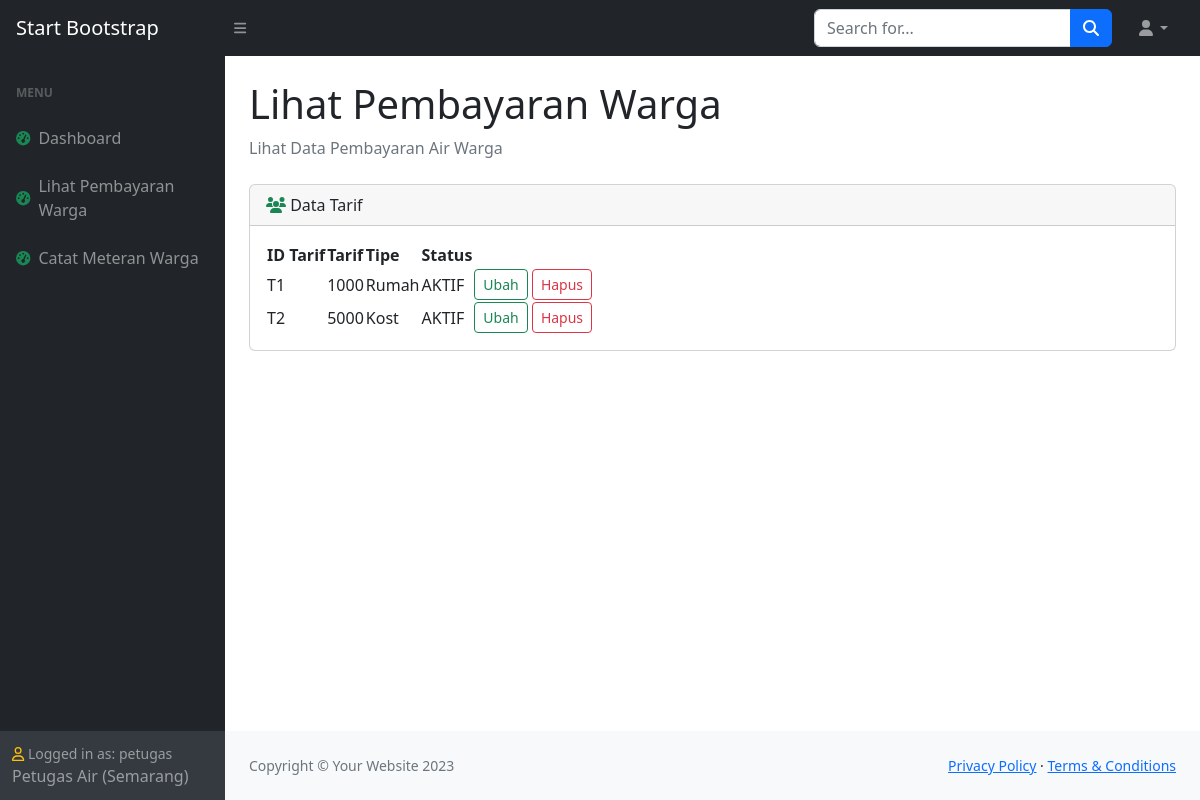
The page /login/index.php?p=pembayaran_warga (signed in) on the database its author committed.
### tables this page shows
CREATE TABLE `user` (
  `username` varchar(100) NOT NULL,
  `password` varchar(100) NOT NULL,
  `nama` varchar(200) NOT NULL,
  `alamat` text NOT NULL,
  `kota` varchar(50) NOT NULL,
  `telp` varchar(100) NOT NULL,
  `level` varchar(50) NOT NULL,
  `tipe` varchar(10) NOT NULL,
  `status` varchar(15) NOT NULL
);

CREATE TABLE `tarif` (
  `kd_tarif` char(3) NOT NULL,
  `tarif` mediumint(9) NOT NULL,
  `tipe` varchar(10) NOT NULL,
  `status` varchar(20) NOT NULL
);

### assets/func.php (called while the page is built, shortened)
<?php
class klas_air {
    function koneksi() {
        $koneksi=mysqli_connect("localhost", "user_air", "#Us3r_A1r_2025#", "air");
        return $koneksi;
    }
    function dt_user($sesi_user) {
        $q = mysqli_query($this->koneksi(), "SELECT nama, kota, level FROM user WHERE username='$sesi_user'");
        $d = mysqli_fetch_row($q);
        return $d;
    }
}
?>

### login/index.php (the view, shortened to what this page needs)
<?php
include '../assets/func.php';
$air = new klas_air;
$koneksi = $air->koneksi();
$dt_user = $air->dt_user($_SESSION['user']);
$level = $dt_user[2];
?>
<!DOCTYPE html>
<html lang="en">
    <head>
        <link href="https://cdn.jsdelivr.net/npm/simple-datatables@7.1.2/dist/style.min.css" rel="stylesheet" />
        <link href="../css/styles.css" rel="stylesheet" />
    </head>
    <body class="sb-nav-fixed">
        <nav class="sb-topnav navbar navbar-expand navbar-dark bg-dark">
            <a class="navbar-brand ps-3" href="index.html">Start Bootstrap</a>
            <button class="btn btn-link btn-sm order-1 order-lg-0 me-4 me-lg-0" id="sidebarToggle" href="#!"><i class="fas fa-bars"></i></button>
            <form class="d-none d-md-inline-block form-inline ms-auto me-0 me-md-3 my-2 my-md-0">
                <div class="input-group">
                    <input class="form-control" type="text" placeholder="Search for..." aria-label="Search for..." aria-describedby="btnNavbarSearch" />
                    <button class="btn btn-primary" id="btnNavbarSearch" type="button"><i class="fas fa-search"></i></button>
                </div>
            </form>
            <ul class="navbar-nav ms-auto ms-md-0 me-3 me-lg-4">
                <li class="nav-item dropdown">
                    <a class="nav-link dropdown-toggle" id="navbarDropdown" href="#" role="button" data-bs-toggle="dropdown" aria-expanded="false"><i class="fas fa-user fa-fw"></i></a>
                </li>
            </ul>
        </nav>
        <div id="layoutSidenav">
            <div id="layoutSidenav_nav">
                <nav class="sb-sidenav accordion sb-sidenav-dark" id="sidenavAccordion">
                    <div class="sb-sidenav-menu">
                        <div class="nav">
                            <div class="sb-sidenav-menu-heading">Menu</div>
                            <a class="nav-link" href="index.php">
                                <div class="sb-nav-link-icon"><i class="fas fa-tachometer-alt fa-spin text-success"></i></div>
                                Dashboard
                            </a>
                            <?php
                            if($level=="admin") {
                            ?>
                                <a class="nav-link" href="index.php?p=user">
                                    <div class="sb-nav-link-icon"><i class="fas fa-tachometer-alt fa-spin text-success"></i></div>
                                    Manajemen User
                                </a>
                                <a class="nav-link" href="index.php?p=catat_meter">
                                    <div class="sb-nav-link-icon"><i class="fas fa-tachometer-alt fa-spin text-success"></i></div>
                                    Lihat Pemakaian Warga
                                </a>
                                <a class="nav-link" href="index.php?p=pembayaran_warga">
                                    <div class="sb-nav-link-icon"><i class="fas fa-tachometer-alt fa-spin text-success"></i></div>
                                    Pembayaran Warga
                                </a>
                                <?php
                            }
                            elseif($level=="petugas"){
                                ?>
                                    <a class="nav-link" href="index.php?p=pembayaran_warga">
                                        <div class="sb-nav-link-icon"><i class="fas fa-tachometer-alt fa-spin text-success"></i></div>
                                        Lihat Pembayaran Warga
                                    </a>
                                    <a class="nav-link" href="index.php?p=catat_meter">
                                        <div class="sb-nav-link-icon"><i class="fas fa-tachometer-alt fa-spin text-success"></i></div>
                                        Catat Meteran Warga
                                    </a>
                                    <?php
                            }
                            ?>
                        </div>
                    </div>
                    <div class="sb-sidenav-footer">
                        <div class="small"><i class="fa-regular fa-user fa-flip text-warning"></i> Logged in as: <?php echo $dt_user[2]?> </div>
                        <?php echo $dt_user[0].' ('. $dt_user[1].')'; ?>
                    </div>
                </nav>
            </div>
            <div id="layoutSidenav_content">
                <main>
                    <div class="container-fluid px-4">
                        <?php
                        $e = explode("=", $_SERVER['REQUEST_URI']);
                        if (!empty($e[1])) {
                            if ($e[1] == "user" || $e[1] == "user_edit&user") {
                                $h1 = "Manajemen User";
                                $li = "Menu untuk CRUD User";
                            } elseif ($e[1] == "pemakaian_warga") {
                                $h1 = "Lihat Pemakaian Warga";
                                $li = "Lihat Data Pemakaian Air Warga";
                            } elseif ($e[1] == "pembayaran_warga" || $e[1] == "tarif_edit&kd_tarif") {
                                $h1 = "Lihat Pembayaran Warga";
                                $li = "Lihat Data Pembayaran Air Warga";
                            } elseif ($e[1] == "ubah_datameter_warga") {
                                $h1 = "Ubah Datameter Warga";
                                $li = "Ubah Datameter Air Warga";
                            } elseif ($e[1] == "catat_meter" || $e[1] == "meter_edit&no") {
                                $h1 = "Catat Meteran Warga";
                                $li = "Pencatatatan Meteran Air Warga";
                            }
                        }
                        else {
                            $h1 = "Dashboard";
                            $li = "Dashboard";
                        }
                        ?>
                        <h1 class="mt-4"><?php echo $h1?></h1>
                        <ol class="breadcrumb mb-4">
                            <li class="breadcrumb-item active"><?php echo $li?></li>
                        </ol>
                        <div class="card mb-4" id="tarif_list">
                            <div class="card-header">
                                <i class="fa-solid fa-users text-success fa-fade"></i>
                                Data Tarif
                            </div>
                            <div class="card-body">
                                <table id="tabel_tarif">
                                    <thead>
                                        <tr>
                                            <th>ID Tarif</th>
                                            <th>Tarif</th>
                                            <th>Tipe</th>
                                            <th>Status</th>
                                            <th></th>
                                        </tr>
                                    </thead>
                                    <tbody>
                                        <?php
                                        $q = mysqli_query($koneksi, "SELECT kd_tarif, tarif, tipe, status FROM tarif ORDER BY kd_tarif ASC");
                                        while ($d = mysqli_fetch_row($q)) {
                                            $kd_tarif = $d[0];
                                            $tarif = $d[1];
                                            $tipe = $d[2];
                                            $status = $d[3];
                                            echo "<tr>";
                                            echo "<td>$kd_tarif</td>";
                                            echo "<td>$tarif</td>";
                                            echo "<td>$tipe</td>";
                                            echo "<td>$status</td>";
                                            echo "<td>
                                                    <a href=index.php?p=tarif_edit&kd_tarif=$kd_tarif><button type=button class='btn btn-outline-success btn-sm'>Ubah</button></a>
                                                    <button type='button' class='btn btn-outline-danger btn-sm' data-bs-toggle='modal' data-bs-target='#hapusTarifModal' data-tarif='$kd_tarif'>Hapus</button>
                                                </td>";
                                            echo "</tr>";
                                        }
                                        ?>
                                    </tbody>
                                </table>
                            </div>
                        </div>
                    </div>
                </main>
                <footer class="py-4 bg-light mt-auto">
                    <div class="container-fluid px-4">
                        <div class="d-flex align-items-center justify-content-between small">
                            <div class="text-muted">Copyright &copy; Your Website 2023</div>
                            <div>
                                <a href="#">Privacy Policy</a>
                                &middot;
                                <a href="#">Terms &amp; Conditions</a>
                            </div>
                        </div>
                    </div>
                </footer>
            </div>
        </div>
    </body>
</html>

### rows shown on the page
user: level "petugas", nama "Petugas Air", kota "Semarang"
tarif: kd_tarif "T1", tarif "1000", tipe "Rumah", status "AKTIF"
tarif: kd_tarif "T2", tarif "5000", tipe "Kost", status "AKTIF"

### other values the page prints
$h1 "Lihat Pembayaran Warga"
$li "Lihat Data Pembayaran Air Warga"
